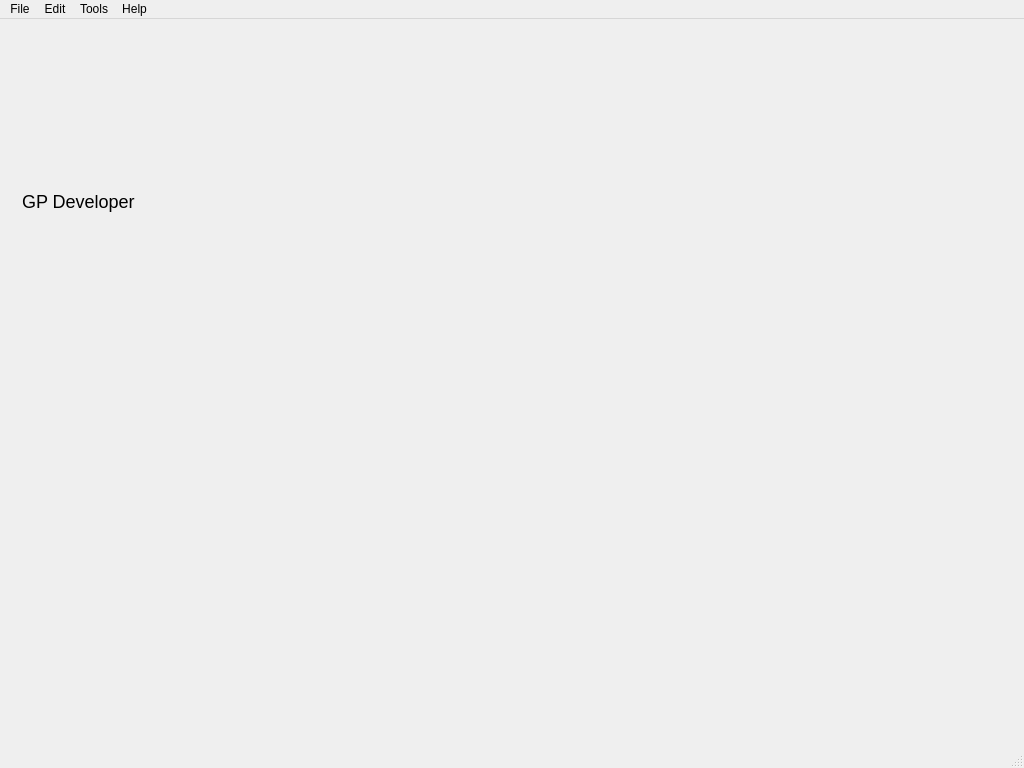
 <widget class="QMainWindow" name="MainWindow">
  <property name="geometry">
   <rect>
    <x>0</x>
    <y>0</y>
    <width>1024</width>
    <height>768</height>
   </rect>
  </property>
  <property name="windowTitle">
   <string>GP Developer</string>
  </property>
  <property name="windowIcon">
   <iconset resource="icons.qrc">
    <normaloff>:/icons/application-icon.png</normaloff>:/icons/application-icon.png</iconset>
  </property>
  <widget class="QWidget" name="centralWidget">
   <layout class="QVBoxLayout" name="verticalLayout_2">
    <property name="spacing">
     <number>0</number>
    </property>
    <property name="leftMargin">
     <number>0</number>
    </property>
    <property name="topMargin">
     <number>0</number>
    </property>
    <property name="rightMargin">
     <number>0</number>
    </property>
    <property name="bottomMargin">
     <number>0</number>
    </property>
    <item>
     <widget class="QWidget" name="titleWidget" native="true">
      <layout class="QHBoxLayout" name="horizontalLayout_3">
       <item>
        <widget class="QLabel" name="label">
         <property name="text">
          <string/>
         </property>
         <property name="pixmap">
          <pixmap resource="icons.qrc">:/icons/application-icon.png</pixmap>
         </property>
        </widget>
       </item>
       <item>
        <widget class="QLabel" name="title">
         <property name="styleSheet">
          <string notr="true">QLabel { font-size: 18px; }</string>
         </property>
         <property name="text">
          <string>GP Developer</string>
         </property>
        </widget>
       </item>
       <item>
        <spacer name="horizontalSpacer">
         <property name="orientation">
          <enum>Qt::Horizontal</enum>
         </property>
         <property name="sizeHint" stdset="0">
          <size>
           <width>294</width>
           <height>20</height>
          </size>
         </property>
        </spacer>
       </item>
       <item>
        <widget class="Developer::QuickRunWidget" name="quickRunWidget" native="true"/>
       </item>
      </layout>
     </widget>
    </item>
    <item>
     <widget class="Developer::PrettyTabWidget" name="tabWidget" native="true"/>
    </item>
   </layout>
  </widget>
  <widget class="QMenuBar" name="menuBar">
   <property name="geometry">
    <rect>
     <x>0</x>
     <y>0</y>
     <width>1024</width>
     <height>22</height>
    </rect>
   </property>
   <widget class="QMenu" name="menuFile">
    <property name="title">
     <string>File</string>
    </property>
    <widget class="QMenu" name="menuNew">
     <property name="toolTip">
      <string>Create a new project or file</string>
     </property>
     <property name="title">
      <string>New...</string>
     </property>
     <property name="icon">
      <iconset resource="icons.qrc">
       <normaloff>:/icons/small_page_add.png</normaloff>:/icons/small_page_add.png</iconset>
     </property>
     <addaction name="actionNewProject"/>
     <addaction name="separator"/>
     <addaction name="actionNewProgram"/>
     <addaction name="actionNewRule"/>
     <addaction name="actionNewGraph"/>
    </widget>
    <widget class="QMenu" name="menuOpen">
     <property name="title">
      <string>Open/Import...</string>
     </property>
     <property name="icon">
      <iconset resource="icons.qrc">
       <normaloff>:/icons/small_open_folder.png</normaloff>:/icons/small_open_folder.png</iconset>
     </property>
     <addaction name="actionOpenProject"/>
     <addaction name="separator"/>
     <addaction name="actionOpenProgram"/>
     <addaction name="actionOpenRule"/>
     <addaction name="actionOpenGraph"/>
    </widget>
    <widget class="QMenu" name="menuRecentProjects">
     <property name="enabled">
      <bool>false</bool>
     </property>
     <property name="title">
      <string>Recent Projects</string>
     </property>
     <property name="icon">
      <iconset theme="document-open-recent">
       <normaloff/>
      </iconset>
     </property>
    </widget>
    <addaction name="menuNew"/>
    <addaction name="menuOpen"/>
    <addaction name="menuRecentProjects"/>
    <addaction name="separator"/>
    <addaction name="actionCloseProject"/>
    <addaction name="separator"/>
    <addaction name="actionSaveCurrentFile"/>
    <addaction name="actionSaveCurrentFileAs"/>
    <addaction name="actionSaveAll"/>
    <addaction name="separator"/>
    <addaction name="actionExit"/>
   </widget>
   <widget class="QMenu" name="menuEdit">
    <property name="title">
     <string>Edit</string>
    </property>
    <widget class="QMenu" name="menuFindReplace">
     <property name="enabled">
      <bool>false</bool>
     </property>
     <property name="title">
      <string>Find/Replace</string>
     </property>
     <property name="icon">
      <iconset resource="icons.qrc">
       <normaloff>:/icons/small_find.png</normaloff>:/icons/small_find.png</iconset>
     </property>
     <addaction name="actionReplaceInCurrentFile"/>
     <addaction name="actionReplaceInAllFiles"/>
    </widget>
    <addaction name="actionUndo"/>
    <addaction name="actionRedo"/>
    <addaction name="separator"/>
    <addaction name="actionCut"/>
    <addaction name="actionCopy"/>
    <addaction name="actionPaste"/>
    <addaction name="separator"/>
    <addaction name="actionSelectAll"/>
    <addaction name="separator"/>
    <addaction name="menuFindReplace"/>
   </widget>
   <widget class="QMenu" name="menuTools">
    <property name="title">
     <string>Tools</string>
    </property>
    <widget class="QMenu" name="menuExport">
     <property name="enabled">
      <bool>false</bool>
     </property>
     <property name="title">
      <string>Export</string>
     </property>
     <widget class="QMenu" name="menuGraph">
      <property name="title">
       <string>Graph</string>
      </property>
      <property name="icon">
       <iconset resource="icons.qrc">
        <normaloff>:/icons/application-icon.png</normaloff>:/icons/application-icon.png</iconset>
      </property>
      <addaction name="actionExportAsPng"/>
      <addaction name="actionExportAsSvg"/>
      <addaction name="actionExportAsLaTeX"/>
      <addaction name="actionExportAsDot"/>
      <addaction name="actionExportAsGxl"/>
     </widget>
     <addaction name="menuGraph"/>
    </widget>
    <widget class="QMenu" name="menuLayout">
     <property name="enabled">
      <bool>false</bool>
     </property>
     <property name="title">
      <string>Layout</string>
     </property>
     <widget class="QMenu" name="menuTree">
      <property name="title">
       <string>Tree</string>
      </property>
      <addaction name="actionLayoutTreeTopToBottom"/>
      <addaction name="actionLayoutTreeRightToLeft"/>
      <addaction name="actionLayoutTreeBottomToTop"/>
      <addaction name="actionLayoutTreeLefttoRight"/>
      <addaction name="actionLayoutRadialTree"/>
     </widget>
     <widget class="QMenu" name="menuPlanar">
      <property name="title">
       <string>Planar</string>
      </property>
      <addaction name="actionLayoutFPP"/>
      <addaction name="actionLayoutPlanarDraw"/>
      <addaction name="actionLayoutPlanarStraight"/>
      <addaction name="actionLayoutSchnyder"/>
      <addaction name="actionLayoutPlanarizationGrid"/>
     </widget>
     <widget class="QMenu" name="menuEnergy_based">
      <property name="title">
       <string>Energy-based</string>
      </property>
      <addaction name="actionLayoutSpring"/>
      <addaction name="actionLayoutDavidsonHarel"/>
      <addaction name="actionLayoutFMMM"/>
      <addaction name="actionLayoutGEM"/>
     </widget>
     <addaction name="menuTree"/>
     <addaction name="menuPlanar"/>
     <addaction name="menuEnergy_based"/>
     <addaction name="actionLayoutSugiyama"/>
     <addaction name="actionLayoutCircular"/>
    </widget>
    <addaction name="menuLayout"/>
    <addaction name="menuExport"/>
    <addaction name="separator"/>
    <addaction name="actionOptions"/>
   </widget>
   <widget class="QMenu" name="menuHelp">
    <property name="title">
     <string>Help</string>
    </property>
    <addaction name="actionShowFirstRunDialog"/>
    <addaction name="actionApplicationHelp"/>
    <addaction name="separator"/>
    <addaction name="actionAboutApplication"/>
   </widget>
   <addaction name="menuFile"/>
   <addaction name="menuEdit"/>
   <addaction name="menuTools"/>
   <addaction name="menuHelp"/>
  </widget>
  <widget class="QStatusBar" name="statusBar"/>
  <action name="actionApplicationHelp">
   <property name="icon">
    <iconset resource="icons.qrc">
     <normaloff>:/icons/small_bookmark.png</normaloff>:/icons/small_bookmark.png</iconset>
   </property>
   <property name="text">
    <string>Application Help</string>
   </property>
   <property name="shortcut">
    <string>F1</string>
   </property>
  </action>
  <action name="actionAboutApplication">
   <property name="icon">
    <iconset resource="icons.qrc">
     <normaloff>:/icons/application-icon.png</normaloff>:/icons/application-icon.png</iconset>
   </property>
   <property name="text">
    <string>About GP Developer</string>
   </property>
  </action>
  <action name="actionNewProject">
   <property name="icon">
    <iconset resource="icons.qrc">
     <normaloff>:/icons/small_folder.png</normaloff>:/icons/small_folder.png</iconset>
   </property>
   <property name="text">
    <string>GP Project</string>
   </property>
   <property name="toolTip">
    <string>Create a new GP Project</string>
   </property>
   <property name="statusTip">
    <string>Create a new GP Project</string>
   </property>
  </action>
  <action name="actionNewProgram">
   <property name="enabled">
    <bool>false</bool>
   </property>
   <property name="icon">
    <iconset resource="icons.qrc">
     <normaloff>:/icons/small_page.png</normaloff>:/icons/small_page.png</iconset>
   </property>
   <property name="text">
    <string>Program</string>
   </property>
  </action>
  <action name="actionNewRule">
   <property name="enabled">
    <bool>false</bool>
   </property>
   <property name="icon">
    <iconset resource="icons.qrc">
     <normaloff>:/icons/small_brick.png</normaloff>:/icons/small_brick.png</iconset>
   </property>
   <property name="text">
    <string>Rule</string>
   </property>
  </action>
  <action name="actionNewGraph">
   <property name="enabled">
    <bool>false</bool>
   </property>
   <property name="icon">
    <iconset resource="icons.qrc">
     <normaloff>:/icons/application-icon.png</normaloff>:/icons/application-icon.png</iconset>
   </property>
   <property name="text">
    <string>Graph</string>
   </property>
  </action>
  <action name="actionOpenProject">
   <property name="icon">
    <iconset resource="icons.qrc">
     <normaloff>:/icons/small_folder.png</normaloff>:/icons/small_folder.png</iconset>
   </property>
   <property name="text">
    <string>GP Project</string>
   </property>
  </action>
  <action name="actionOpenGraph">
   <property name="enabled">
    <bool>false</bool>
   </property>
   <property name="icon">
    <iconset resource="icons.qrc">
     <normaloff>:/icons/application-icon.png</normaloff>:/icons/application-icon.png</iconset>
   </property>
   <property name="text">
    <string>Graph</string>
   </property>
  </action>
  <action name="actionCloseProject">
   <property name="enabled">
    <bool>false</bool>
   </property>
   <property name="text">
    <string>Close Project</string>
   </property>
  </action>
  <action name="actionSaveCurrentFile">
   <property name="enabled">
    <bool>false</bool>
   </property>
   <property name="icon">
    <iconset resource="icons.qrc">
     <normaloff>:/icons/small_page_save.png</normaloff>:/icons/small_page_save.png</iconset>
   </property>
   <property name="text">
    <string>Save File</string>
   </property>
   <property name="shortcut">
    <string>Ctrl+S</string>
   </property>
  </action>
  <action name="actionSaveCurrentFileAs">
   <property name="enabled">
    <bool>false</bool>
   </property>
   <property name="icon">
    <iconset resource="icons.qrc">
     <normaloff>:/icons/small_save_as.png</normaloff>:/icons/small_save_as.png</iconset>
   </property>
   <property name="text">
    <string>Save File As...</string>
   </property>
  </action>
  <action name="actionSaveAll">
   <property name="enabled">
    <bool>false</bool>
   </property>
   <property name="icon">
    <iconset resource="icons.qrc">
     <normaloff>:/icons/small_page_save.png</normaloff>:/icons/small_page_save.png</iconset>
   </property>
   <property name="text">
    <string>Save All</string>
   </property>
   <property name="shortcut">
    <string>Ctrl+Shift+S</string>
   </property>
  </action>
  <action name="actionExit">
   <property name="icon">
    <iconset resource="icons.qrc">
     <normaloff>:/icons/small_cancel.png</normaloff>:/icons/small_cancel.png</iconset>
   </property>
   <property name="text">
    <string>Exit</string>
   </property>
   <property name="shortcut">
    <string>Ctrl+Q</string>
   </property>
  </action>
  <action name="actionUndo">
   <property name="enabled">
    <bool>false</bool>
   </property>
   <property name="icon">
    <iconset resource="icons.qrc">
     <normaloff>:/icons/small_arrow_undo.png</normaloff>:/icons/small_arrow_undo.png</iconset>
   </property>
   <property name="text">
    <string>Undo</string>
   </property>
   <property name="shortcut">
    <string>Ctrl+Z</string>
   </property>
  </action>
  <action name="actionRedo">
   <property name="enabled">
    <bool>false</bool>
   </property>
   <property name="icon">
    <iconset resource="icons.qrc">
     <normaloff>:/icons/small_arrow_redo.png</normaloff>:/icons/small_arrow_redo.png</iconset>
   </property>
   <property name="text">
    <string>Redo</string>
   </property>
   <property name="shortcut">
    <string>Ctrl+Y</string>
   </property>
  </action>
  <action name="actionCut">
   <property name="enabled">
    <bool>false</bool>
   </property>
   <property name="icon">
    <iconset resource="icons.qrc">
     <normaloff>:/icons/small_cut.png</normaloff>:/icons/small_cut.png</iconset>
   </property>
   <property name="text">
    <string>Cut</string>
   </property>
   <property name="shortcut">
    <string>Ctrl+X</string>
   </property>
  </action>
  <action name="actionCopy">
   <property name="enabled">
    <bool>false</bool>
   </property>
   <property name="icon">
    <iconset resource="icons.qrc">
     <normaloff>:/icons/small_page_copy.png</normaloff>:/icons/small_page_copy.png</iconset>
   </property>
   <property name="text">
    <string>Copy</string>
   </property>
   <property name="shortcut">
    <string>Ctrl+C</string>
   </property>
  </action>
  <action name="actionPaste">
   <property name="enabled">
    <bool>false</bool>
   </property>
   <property name="icon">
    <iconset resource="icons.qrc">
     <normaloff>:/icons/small_paste.png</normaloff>:/icons/small_paste.png</iconset>
   </property>
   <property name="text">
    <string>Paste</string>
   </property>
   <property name="shortcut">
    <string>Ctrl+V</string>
   </property>
  </action>
  <action name="actionSelectAll">
   <property name="enabled">
    <bool>false</bool>
   </property>
   <property name="icon">
    <iconset resource="icons.qrc">
     <normaloff>:/icons/small_page_white_text.png</normaloff>:/icons/small_page_white_text.png</iconset>
   </property>
   <property name="text">
    <string>Select All</string>
   </property>
   <property name="shortcut">
    <string>Ctrl+A</string>
   </property>
  </action>
  <action name="actionReplaceInCurrentFile">
   <property name="enabled">
    <bool>false</bool>
   </property>
   <property name="text">
    <string>Current File</string>
   </property>
   <property name="shortcut">
    <string>Ctrl+R</string>
   </property>
  </action>
  <action name="actionReplaceInAllFiles">
   <property name="text">
    <string>All Files</string>
   </property>
   <property name="shortcut">
    <string>Ctrl+Shift+R</string>
   </property>
  </action>
  <action name="actionLayoutSugiyama">
   <property name="enabled">
    <bool>true</bool>
   </property>
   <property name="text">
    <string>Sugiyama</string>
   </property>
  </action>
  <action name="actionLayoutCircular">
   <property name="enabled">
    <bool>true</bool>
   </property>
   <property name="text">
    <string>Circular</string>
   </property>
  </action>
  <action name="actionOptions">
   <property name="enabled">
    <bool>false</bool>
   </property>
   <property name="icon">
    <iconset>
     <normaloff>:/icons/small_wrench.png</normaloff>:/icons/small_wrench.png</iconset>
   </property>
   <property name="text">
    <string>Options</string>
   </property>
   <property name="shortcut">
    <string>Ctrl+O</string>
   </property>
  </action>
  <action name="actionLayoutSpring">
   <property name="text">
    <string>Spring</string>
   </property>
  </action>
  <action name="actionOpenRule">
   <property name="enabled">
    <bool>false</bool>
   </property>
   <property name="icon">
    <iconset resource="icons.qrc">
     <normaloff>:/icons/small_brick.png</normaloff>:/icons/small_brick.png</iconset>
   </property>
   <property name="text">
    <string>Rule</string>
   </property>
  </action>
  <action name="actionOpenProgram">
   <property name="enabled">
    <bool>false</bool>
   </property>
   <property name="icon">
    <iconset resource="icons.qrc">
     <normaloff>:/icons/small_page.png</normaloff>:/icons/small_page.png</iconset>
   </property>
   <property name="text">
    <string>Program</string>
   </property>
  </action>
  <action name="actionExportAsPng">
   <property name="icon">
    <iconset resource="icons.qrc">
     <normaloff>:/icons/small_image.png</normaloff>:/icons/small_image.png</iconset>
   </property>
   <property name="text">
    <string>PNG</string>
   </property>
  </action>
  <action name="actionLayoutTreeTopToBottom">
   <property name="enabled">
    <bool>true</bool>
   </property>
   <property name="text">
    <string>Top to Bottom</string>
   </property>
  </action>
  <action name="actionLayoutTreeRightToLeft">
   <property name="text">
    <string>Right to Left</string>
   </property>
  </action>
  <action name="actionLayoutTreeBottomToTop">
   <property name="text">
    <string>Bottom to Top</string>
   </property>
  </action>
  <action name="actionLayoutTreeLefttoRight">
   <property name="text">
    <string>Left to Right</string>
   </property>
  </action>
  <action name="actionLayoutRadialTree">
   <property name="text">
    <string>Radial Tree</string>
   </property>
  </action>
  <action name="actionLayoutFPP">
   <property name="text">
    <string>FPP</string>
   </property>
  </action>
  <action name="actionLayoutPlanarDraw">
   <property name="text">
    <string>Planar Draw</string>
   </property>
  </action>
  <action name="actionLayoutPlanarStraight">
   <property name="text">
    <string>Planar Straight</string>
   </property>
  </action>
  <action name="actionLayoutSchnyder">
   <property name="text">
    <string>Schnyder</string>
   </property>
  </action>
  <action name="actionLayoutPlanarizationGrid">
   <property name="text">
    <string>Planarization Grid</string>
   </property>
  </action>
  <action name="actionLayoutDavidsonHarel">
   <property name="text">
    <string>Davidson Harel</string>
   </property>
  </action>
  <action name="actionLayoutFMMM">
   <property name="text">
    <string>FMMM</string>
   </property>
  </action>
  <action name="actionLayoutGEM">
   <property name="text">
    <string>GEM</string>
   </property>
  </action>
  <action name="actionExportAsDot">
   <property name="enabled">
    <bool>false</bool>
   </property>
   <property name="icon">
    <iconset>
     <normaloff>:/icons/small_page_white_text.png</normaloff>:/icons/small_page_white_text.png</iconset>
   </property>
   <property name="text">
    <string>Dot / Graphviz</string>
   </property>
  </action>
  <action name="actionExportAsGxl">
   <property name="enabled">
    <bool>false</bool>
   </property>
   <property name="icon">
    <iconset>
     <normaloff>:/icons/small_page_white_text.png</normaloff>:/icons/small_page_white_text.png</iconset>
   </property>
   <property name="text">
    <string>GXL</string>
   </property>
  </action>
  <action name="actionShowFirstRunDialog">
   <property name="text">
    <string>Show First Run Dialog</string>
   </property>
  </action>
  <action name="actionExportAsLaTeX">
   <property name="enabled">
    <bool>false</bool>
   </property>
   <property name="icon">
    <iconset>
     <normaloff>:/icons/small_page_white_text.png</normaloff>:/icons/small_page_white_text.png</iconset>
   </property>
   <property name="text">
    <string>LaTeX</string>
   </property>
  </action>
  <action name="actionExportAsSvg">
   <property name="icon">
    <iconset resource="icons.qrc">
     <normaloff>:/icons/small_image.png</normaloff>:/icons/small_image.png</iconset>
   </property>
   <property name="text">
    <string>SVG</string>
   </property>
  </action>
 </widget>
